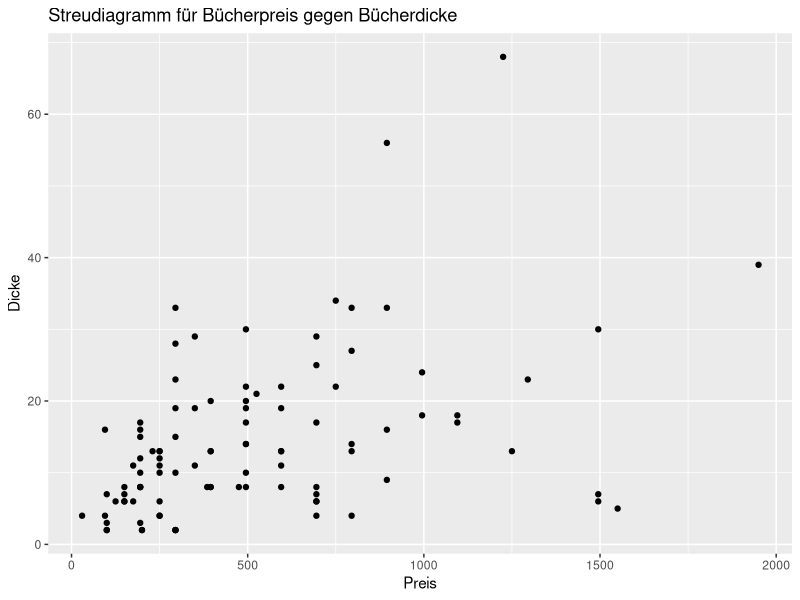

The R source for this figure:
### Name: Alexander Rohrer
### Matrikelnummer: 8120463

### Aufgabe 1


#*******************************************************************************************
# 1 a)
buecher <- read.csv("Buecherwerte.csv", header=TRUE, sep = ",")
str(buecher)
sum(is.na(buecher)) 
# --> Es gibt keine Fehlwerte in den Daten
# --> 100 Datenpunkte mit jeweils 2 Werten und einer ID
# --> beide Spalten sind integer; alle Werte sind > 0


#*******************************************************************************************
# 1 b)

durchschnittspreis_pro_buch <- sum(buecher$Preis) / length(buecher$Preis)
Gesamtpreis_aller_Buecher <- durchschnittspreis_pro_buch * 1554

#--> 517.2 ist der Durchscnittspreis
#--> 803728.8 die Hochrechnung
#*******************************************************************************************
# 1 c)

mean_preis_pro_mm <- mean(buecher$Preis / buecher$Dicke)
gesamtpreis_mm <- mean_preis_pro_mm * 25182

# 51.09866 ist der Preis pro mm
# 1286766 ist der Gesamtpreis für alle Millimeter

#*******************************************************************************************
# 1 d)
install.packages("ggplot2")
library(ggplot2)

ggplot(buecher, aes(x = buecher$Preis , y = buecher$Dicke)) +
  geom_point() +
  labs(title = "Streudiagramm für Bücherpreis gegen Bücherdicke",
       x = "Preis",
       y = "Dicke")

#*******************************************************************************************
# 1 e)

# Zunächst ist das nur eine Stichprobe von 100 Büchern und
# und damit ist die Aussagekraft beschränkt
# Die Streuung ist sehr groß, allerdings ist eine leichte Tendez erkennbar:
# Mit steigernder Dicke steigt der preis auch langsam

cor(buecher$Preis, buecher$Dicke)
# die korrealtion von 0.4327403 bestätigt diese Tendenz
# allerdings ist dieser Shcätzwert nur eine Tendenz und nicht verlässslich

